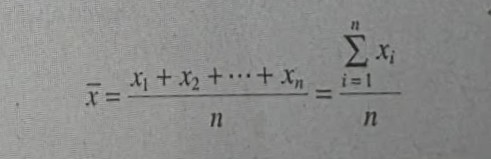
#> input picture Raspberry Pi-Based OCR and Mathematical Equation Recognition System Using TensorFlow Lite/input_images/img1.jpg, 491 x 159 px; its folder holds only this picture in this run
$ python make_noisy.py
#> lines starting #> are read from the running program, lines starting #| are printed output that depends on the picture
# make_noisy.py
# Generates noisy variants of captured math equation images
# and evaluates EasyOCR baseline performance on each variant.
# Designed for Raspberry Pi — images sourced from USB/SD card.

import cv2
import numpy as np
import os
import easyocr

# ─────────────────────────────────────────
# CONFIG — adjust these to match your setup
# ─────────────────────────────────────────

BASE_DIR    = os.path.dirname(os.path.abspath(__file__))
PROJECT_DIR = os.path.dirname(BASE_DIR)
INPUT_DIR   = os.path.join(PROJECT_DIR, "input_images")

# Output directory for noisy variants
PROJECT_DIR = os.path.dirname(BASE_DIR)
OUTPUT_DIR = os.path.join(PROJECT_DIR, "noisy_output")

# Ground truth LaTeX strings for each input image
# Key = filename without extension, Value = expected LaTeX
GROUND_TRUTH = {
    "img1": r"x̄ = (x_1 + x_2 + ... + x_n) / n = Σ(i=1 to n) x_i / n",
    "img2": r"μ = Σ(i=1 to N) x_i * f(x_i) = Σ(i=1 to N) x_i / N",
    "img3": r"s^2 = Σ(i=1 to n)(x_i - x̄)^2 / (n - 1)",
    "img4": r"Σ(i=1 to 8)(x_i - x̄)^2 = 1.60",
    "img5": r"s = √0.2286 = 0.48 pounds",
    "img6": r"s^2 = Σ(i=1 to n)(x_i - x̄)^2 / (n - 1)",
    "img7": r"Σ(i=1 to n)(x_i^2 + x̄^2 - 2*x̄*x_i) / (n - 1)",
    "img8": r"o^2 = Σ(i=1 to N)(x_i - μ)^2 / N",
    "img9": r"n < 8 or 10",
    "img10": r"r_xy = Σ(i=1 to n) y_i(x_i - x̄) / [ Σ(i=1 to n)(y_i - ȳ)^2 * Σ(i=1 to n)(x_i - x̄)^2 ]^(1/2",
    "img11": r"(j - 0.5) / n = P(Z ≤ z_j) = Φ",
    "img12": r"(j - 0.5) / n = 0.05, Φ(z_j)",
    "img13": r"Σ(i=1 to n) (x_i - a)^2",
    "img14": r"y_i = a + b*x_i",
    "img15": r"(j - 0.5) / 10",
}

# ─────────────────────────────────────────
# NOISE FUNCTIONS
# ─────────────────────────────────────────

def salt_pepper(image, prob=0.02):
    """Add salt-and-pepper noise to an image."""
    noisy = image.copy()
    h, w = noisy.shape[:2]

    num_salt = int(prob * h * w)
    sy = np.random.randint(0, h, num_salt)
    sx = np.random.randint(0, w, num_salt)
    noisy[sy, sx] = 255

    num_pepper = int(prob * h * w)
    py = np.random.randint(0, h, num_pepper)
    px = np.random.randint(0, w, num_pepper)
    noisy[py, px] = 0

    return noisy


def apply_noise_variants(img, base, output_dir):
    """Apply Gaussian blur, salt-and-pepper, and low contrast to an image."""
    blur = cv2.GaussianBlur(img, (5, 5), 0)
    cv2.imwrite(os.path.join(output_dir, f"{base}_blur.png"), blur)

    sp = salt_pepper(img)
    cv2.imwrite(os.path.join(output_dir, f"{base}_sp.png"), sp)

    low = cv2.convertScaleAbs(img, alpha=0.5, beta=0)
    cv2.imwrite(os.path.join(output_dir, f"{base}_contrast.png"), low)

    print(f"  Saved: {base}_blur.png | {base}_sp.png | {base}_contrast.png")


# ─────────────────────────────────────────
# PREPROCESSING — applied before OCR
# Mimics what the Pi will do on real captures
# ─────────────────────────────────────────

def preprocess_for_ocr(image):
    """
    Convert to grayscale, denoise, and threshold.
    This improves EasyOCR accuracy on equation images.
    """
    gray = cv2.cvtColor(image, cv2.COLOR_BGR2GRAY)
    denoised = cv2.fastNlMeansDenoising(gray, h=30)
    # Adaptive threshold works better than global for uneven lighting
    thresh = cv2.adaptiveThreshold(
        denoised, 255,
        cv2.ADAPTIVE_THRESH_GAUSSIAN_C,
        cv2.THRESH_BINARY, 11, 2
    )
    return thresh


# ─────────────────────────────────────────
# OCR HELPERS
# ─────────────────────────────────────────

def run_ocr(reader, image_path):
    """Run EasyOCR on an image file. Returns (text, confidence)."""
    # Load and preprocess before passing to OCR
    img = cv2.imread(image_path)
    if img is None:
        return "", 0.0
    processed = preprocess_for_ocr(img)
    results = reader.readtext(processed)
    if not results:
        return "", 0.0
    text = " ".join(r[1] for r in results)
    conf = float(np.mean([r[2] for r in results]))
    return text, round(conf, 3)


def classify_error(prediction, ground_truth, confidence):
    """Classify the type of OCR error relative to ground truth."""
    if not prediction or confidence == 0.0:
        return "Detection failure"
    if prediction.strip() == ground_truth.strip():
        return "None"
    if len(prediction) < len(ground_truth) * 0.6:
        return "Missed characters"
    return "Character substitution"


# ─────────────────────────────────────────
# MAIN
# ─────────────────────────────────────────

def main():
    print("=" * 60)
    print(" Math Equation Image — Noise Generation & OCR Evaluation")
    print("=" * 60)

    # Collect input images from INPUT_DIR matching GROUND_TRUTH keys
    images = []
    for key in GROUND_TRUTH:
        path = os.path.join(INPUT_DIR, f"{key}.jpg")
        if os.path.exists(path):
            images.append((key, path))
        else:
            print(f"[WARNING] Image not found: {path}. Skipping.")

    if not images:
        print("[ERROR] No valid input images found. Check INPUT_DIR path.")
        return

    print(f"\nGenerating noisy variants for {len(images)} image(s)...\n")
    for base, path in images:
        img = cv2.imread(path)
#> img is the input picture: shape (159, 491, 3); mean B, G, R 138.4, 139.5, 139.1
        if img is None:
            print(f"[WARNING] Cannot read {path}. Skipping.")
            continue
        print(f"Processing {base}.png:")
        apply_noise_variants(img, base, OUTPUT_DIR)
#> in salt_pepper, `noisy[py, px] = 0`:
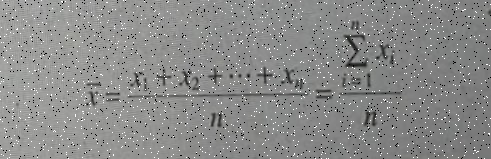
#> noisy: shape (159, 491, 3); mean B, G, R 138, 139, 138.7
#> in apply_noise_variants, `low = cv2.convertScaleAbs(img, alpha=0.5, beta=0)`:
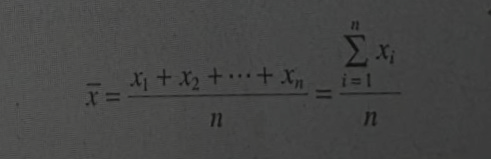
#> low: shape (159, 491, 3); mean B, G, R 69.2, 69.8, 69.6

    print(f"\nAll noisy images saved to: {OUTPUT_DIR}")

    # Build full evaluation list: clean + 3 noisy variants per image
    all_images = []
    for base, clean_path in images:
        gt = GROUND_TRUTH[base]
        all_images += [
            ("Clean Captured",  clean_path,                                        gt),
            ("Gaussian Blur",   os.path.join(OUTPUT_DIR, f"{base}_blur.png"),     gt),
            ("Salt-and-Pepper", os.path.join(OUTPUT_DIR, f"{base}_sp.png"),       gt),
            ("Low Contrast",    os.path.join(OUTPUT_DIR, f"{base}_contrast.png"), gt),
        ]

    print("\nLoading EasyOCR model (this may take a moment on Raspberry Pi)...")
    # gpu=False — Raspberry Pi has no CUDA GPU
    reader = easyocr.Reader(['en'], gpu=False)
    print("EasyOCR ready.\n")

    print(f"{'No.':<4} {'Image Type':<18} {'Ground Truth (LaTeX)':<30} {'Prediction':<20} {'Conf':>5}  {'Error Type'}")
    print("-" * 100)

    results_data = []
    for idx, (img_type, img_path, gt) in enumerate(all_images, 1):
        prediction, conf = run_ocr(reader, img_path)
        error = classify_error(prediction, gt, conf)
        print(f"{idx:<4} {img_type:<18} {gt:<30} {prediction:<20} {conf:>5.2f}  {error}")
        results_data.append((img_type, gt, prediction, conf, error))

    print("\n" + "=" * 60)
    print("AVERAGE CONFIDENCE PER CONDITION")
    print("=" * 60)
    for condition in ["Clean Captured", "Gaussian Blur", "Salt-and-Pepper", "Low Contrast"]:
        scores = [c for (t, _, _, c, _) in results_data if t == condition]
        avg = round(sum(scores) / len(scores), 3) if scores else 0.0
        print(f"  {condition:<20} →  {avg}")

    print("\nDone!")


if __name__ == "__main__":
    main()
#> (the call stopped at in main, `reader = easyocr.Reader(['en'], gpu=False)`: easyocr is not available in this run)

$ run again, on Raspberry Pi-Based OCR and Mathematical Equation Recognition System Using TensorFlow Lite/input_images/img13.jpg
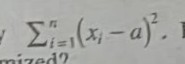
#> input picture Raspberry Pi-Based OCR and Mathematical Equation Recognition System Using TensorFlow Lite/input_images/img13.jpg, 185 x 64 px
#> in main, img is the input picture: shape (64, 185, 3); mean B, G, R 164.8, 168.3, 167.5
#> in salt_pepper, `noisy[py, px] = 0`:
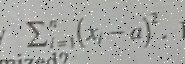
#> noisy: shape (64, 185, 3); mean B, G, R 163.4, 166.7, 165.9
#> in apply_noise_variants, `low = cv2.convertScaleAbs(img, alpha=0.5, beta=0)`:
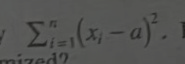
#> low: shape (64, 185, 3); mean B, G, R 82.4, 84.1, 83.8

$ run again, on Raspberry Pi-Based OCR and Mathematical Equation Recognition System Using TensorFlow Lite/input_images/img14.jpg
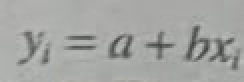
#> input picture Raspberry Pi-Based OCR and Mathematical Equation Recognition System Using TensorFlow Lite/input_images/img14.jpg, 122 x 41 px (shown 2 times larger)
#> in main, img is the input picture: shape (41, 122, 3); mean B, G, R 162.4, 165.1, 163.9
#> in salt_pepper, `noisy[py, px] = 0`:
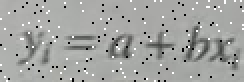
#> noisy: shape (41, 122, 3) (shown 2 times larger); mean B, G, R 161, 163.5, 162.3
#> in apply_noise_variants, `low = cv2.convertScaleAbs(img, alpha=0.5, beta=0)`:
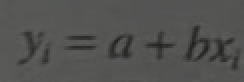
#> low: shape (41, 122, 3) (shown 2 times larger); mean B, G, R 81.2, 82.5, 81.9

$ run again, on Raspberry Pi-Based OCR and Mathematical Equation Recognition System Using TensorFlow Lite/input_images/img15.jpg
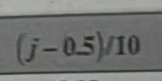
#> input picture Raspberry Pi-Based OCR and Mathematical Equation Recognition System Using TensorFlow Lite/input_images/img15.jpg, 162 x 81 px
#> in main, img is the input picture: shape (81, 162, 3); mean B, G, R 115.5, 116.7, 116
#> in salt_pepper, `noisy[py, px] = 0`:
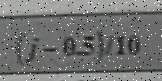
#> noisy: shape (81, 162, 3); mean B, G, R 115.9, 117, 116.4
#> in apply_noise_variants, `low = cv2.convertScaleAbs(img, alpha=0.5, beta=0)`:
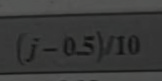
#> low: shape (81, 162, 3); mean B, G, R 57.8, 58.3, 58

$ run again, on Raspberry Pi-Based OCR and Mathematical Equation Recognition System Using TensorFlow Lite/input_images/img10.jpg
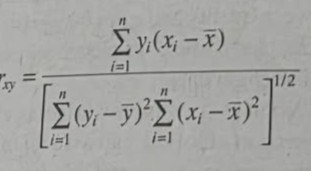
#> input picture Raspberry Pi-Based OCR and Mathematical Equation Recognition System Using TensorFlow Lite/input_images/img10.jpg, 311 x 171 px
#> in main, img is the input picture: shape (171, 311, 3); mean B, G, R 163.1, 165.3, 165.3
#> in salt_pepper, `noisy[py, px] = 0`:
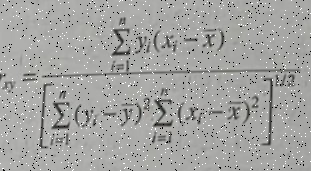
#> noisy: shape (171, 311, 3); mean B, G, R 161.7, 163.8, 163.8
#> in apply_noise_variants, `low = cv2.convertScaleAbs(img, alpha=0.5, beta=0)`:
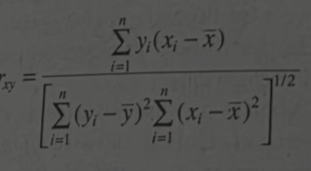
#> low: shape (171, 311, 3); mean B, G, R 81.6, 82.7, 82.6
